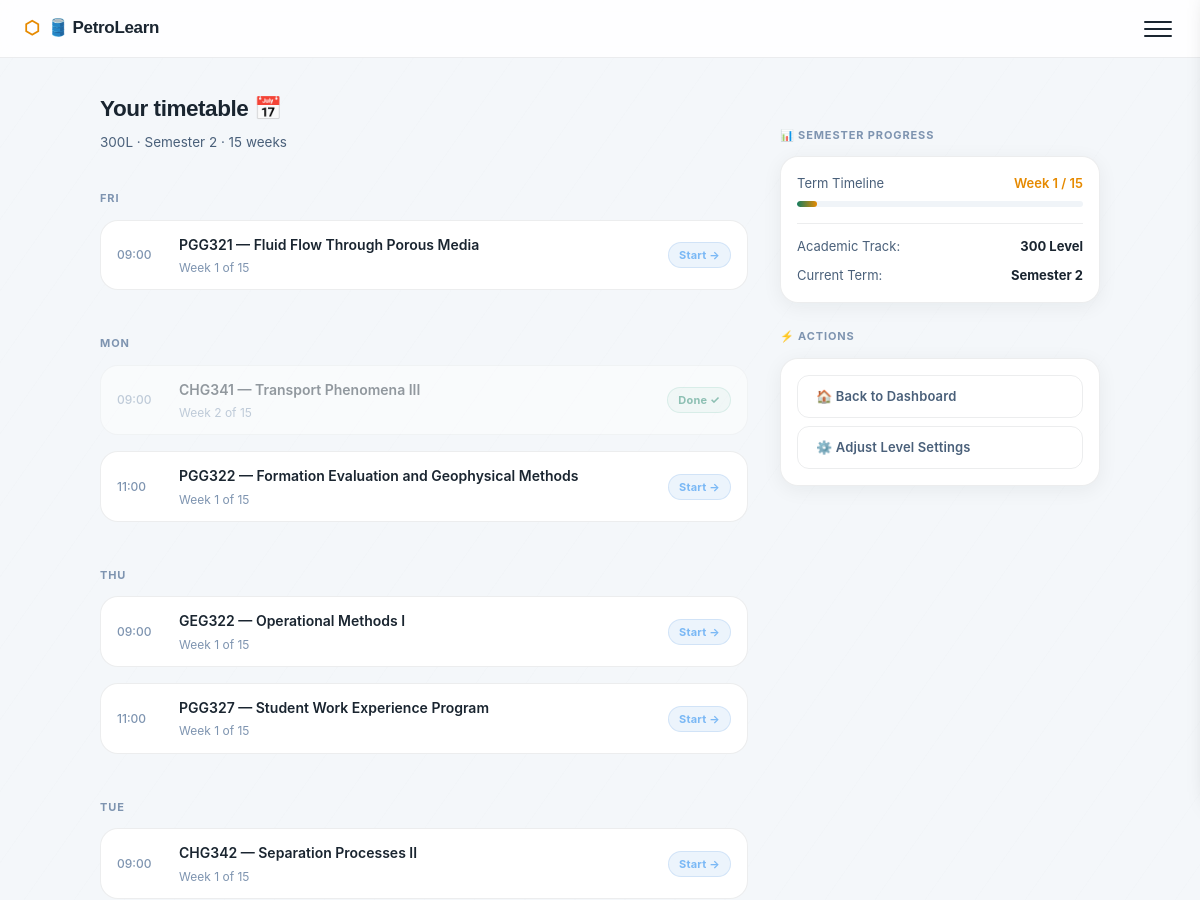
The page /timetable/ (signed in, upper part) on the database as committed earlier.
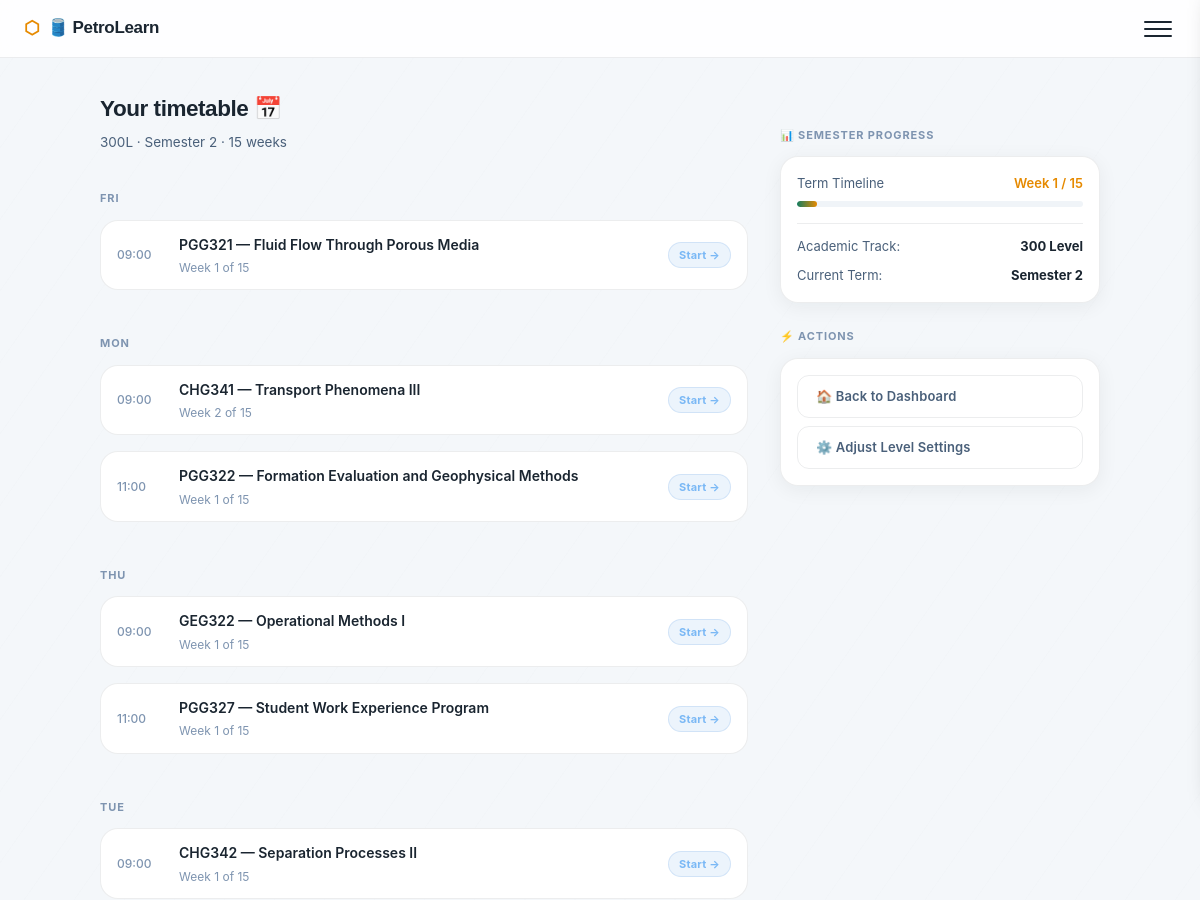
The same page on the database as committed later.
### core/models.py (models this page shows, shortened)
class TimetableEntry(models.Model):
    DAYS = [("Mon", "Monday"), ("Tue", "Tuesday"), ("Wed", "Wednesday"), ("Thu", "Thursday"), ("Fri", "Friday")]
    student = models.ForeignKey(StudentProfile, on_delete=models.CASCADE, related_name="timetable")
    course_code = models.CharField(max_length=10)
    course_title = models.CharField(max_length=100)
    day = models.CharField(max_length=3, choices=DAYS)
    time = models.CharField(max_length=10, default="09:00")
    week_number = models.IntegerField(default=1)
    total_weeks = models.IntegerField(default=15)
    is_completed = models.BooleanField(default=False)
    is_missed = models.BooleanField(default=False)
    rescheduled_to = models.DateField(null=True, blank=True)
    class Meta:
        ordering = ["day", "time"]

### core/views.py (the view)
# urls.py: path("timetable/", views.timetable_view, name="timetable"),
@login_required
def timetable_view(request):
    if not hasattr(request.user, "profile"):
        return redirect("onboarding")
    profile = request.user.profile
    timetable = profile.timetable.all()
    return render(request, "core/timetable.html", {"timetable": timetable, "profile": profile})

### templates/core/timetable.html (shortened to what the changed rows need)
{% extends "core/base.html" %}
{% block content %}
<div class="page-container dashboard-grid-container">
  <div class="dashboard-main-col">
    <div class="greeting-section" style="margin-bottom: 0;">
      <h2 style="margin-bottom:4px; font-family: 'Space Grotesk', sans-serif; font-weight: 700; letter-spacing: -0.02em;">Your timetable 📅</h2>
      <p class="greeting-sub" style="margin-bottom:1.5rem">{{ profile.level }}L · Semester {{ profile.semester }} · 15 weeks</p>
    </div>
    {% regroup timetable by day as day_list %}
    {% for day in day_list %}
      <p class="section-label" style="animation: fadeInUp 0.4s cubic-bezier(0.16, 1, 0.3, 1) both; animation-delay: 0.05s;">{{ day.grouper }}</p>
      <div class="session-list" style="animation: fadeInUp 0.4s cubic-bezier(0.16, 1, 0.3, 1) both; animation-delay: 0.1s;">
        {% for entry in day.list %}
        <div class="tt-row {% if entry.is_completed %}tt-done{% elif entry.is_missed %}tt-missed{% endif %}"
             style="transition: transform 0.2s cubic-bezier(0.4, 0, 0.2, 1), border-color 0.2s, box-shadow 0.2s; cursor: pointer;"
             onmouseenter="this.style.transform='translateY(-2px)'; this.style.borderColor='var(--border-accent)'; this.style.boxShadow='var(--shadow-card)';"
             onmouseleave="this.style.transform='translateY(0)'; this.style.borderColor='var(--border)'; this.style.boxShadow='none';">
          <div class="tt-time">{{ entry.time }}</div>
          <div class="tt-info">
            <div class="tt-course">{{ entry.course_code }} — {{ entry.course_title }}</div>
            <div class="tt-week">Week {{ entry.week_number }} of {{ entry.total_weeks }}</div>
          </div>
          <div>
            {% if entry.is_completed %}
              <span class="badge badge-green">Done ✓</span>
            {% elif entry.is_missed %}
              <span class="badge badge-amber">Rescheduled</span>
            {% else %}
              <a href="{% url 'session' entry.course_code %}" class="badge badge-blue" style="display: inline-block; text-align: center; transition: transform 0.15s;" onmouseenter="this.style.transform='scale(1.05)'" onmouseleave="this.style.transform='scale(1)'">Start →</a>
            {% endif %}
          </div>
        </div>
        {% endfor %}
      </div>
    {% empty %}
      <div class="side-widget-card" style="text-align: center; padding: 2rem; color: var(--text-secondary);">
        <p>No timetable items configured yet. Complete your profile setup to generate your learning track.</p>
      </div>
    {% endfor %}
  </div>
</div>
{% endblock %}

Rows that differ between the two databases and show on the page:
changed TimetableEntry "CHG341": is_completed True → False (drawn)
Other text that changed with them:
list line gone: "Done ✓"
new list line: "Start →"
